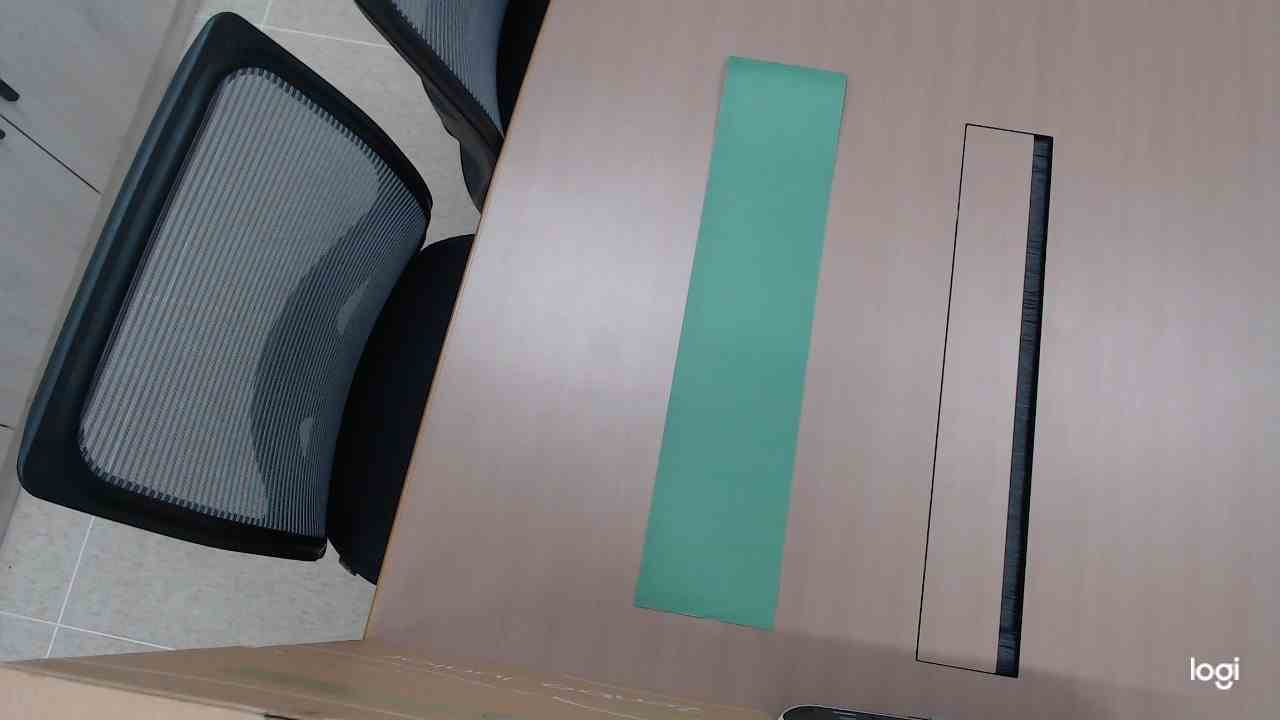
#> input picture Vision/camera_data/1_monitoring_3.jpg, 1280 x 720 px, given in place of the camera
$ python tracking.py
#> lines starting #> are read from the running program, lines starting #| are printed output that depends on the picture
### Vision/camera.py
#
# https://www.pyimagesearch.com/2015/12/21/increasing-webcam-fps-with-python-and-opencv/
# https://docs.opencv.org/trunk/d9/d61/tutorial_py_morphological_ops.html
import cv2
import sys
import numpy as np
import re
from threading import Thread
import os
base_dir = os.path.abspath(os.path.dirname(__file__))
import coordinates
import perspective_transform
parentdir = os.path.dirname(base_dir)
sys.path.append(parentdir)
from constants import dict_hsv   # Inside parent folder
from constants import dict_role_hsv


class myCamera():
    """ Takes cares of images from camera

    Attributes:
        cam (cv2.VideoCapture):
        folder (str): absolute path of log folder
        dict_role_hsv (dict): mapping hsv space for each role(wall, robot, ...)
        cam_mtx (cv2.Mat): camera intrinsic parameters
        dist (cv2.Mat): vector of distortion coefficients
        rvecs (cv2.Mat): vector of rotation vectors
        tvecs (cv2.Mat): vector of translation vectors
        newcam_mtx (cv2.Mat): optimal new camera matrix based on the free scaling parameter
        M (cv2.Mat): perspective transformation matrix
        warped_w (int): maximum distance between bottom-right and bottom-left  of raw ROI
        warped_h (int): maximum distance between the top-right and bottom-right of raw ROI
        grabbed (cv2.Mat): next available frame
        frame (cv2.Mat): current frame
        stopped (bool): indicating whether the threaded frame reading should be stopped or not

    """

    def __init__(self, id=0):
#> called with id = 0
        self.cam = cv2.VideoCapture(id)
        self.folder = os.path.join(base_dir, 'camera_data')

        if self.cam is None or not self.cam.isOpened():
            print('Warning: unable to open video source: ', id)
            sys.exit(1)
        # Disable autofocus
        self.cam.set(cv2.CAP_PROP_AUTOFOCUS, False)

        self.dict_role_hsv = dict_role_hsv

        self.cam_mtx = np.zeros(1)
        self.dist = np.zeros(1)
        self.newcam_mtx = np.zeros(1)
        self.M = np.zeros(1)
        self.warped_w = 0
        self.warped_h = 0
        if os.path.isfile(self.folder + '/cam_mtx.npy'):
            self.cam_mtx = np.load(self.folder + '/cam_mtx.npy')
#> (reads Vision/camera_data/cam_mtx.npy from the repository)
        if os.path.isfile(self.folder + '/dist.npy'):
            self.dist = np.load(self.folder + '/dist.npy')
#> (reads Vision/camera_data/dist.npy from the repository)
        if os.path.isfile(self.folder + '/newcam_mtx.npy'):
            self.newcam_mtx = np.load(self.folder + '/newcam_mtx.npy')
#> (reads Vision/camera_data/newcam_mtx.npy from the repository)
        if os.path.isfile(self.folder + '/M.npz'):
            npzfile = np.load(self.folder + '/M.npz')
#> (reads Vision/camera_data/M.npz from the repository)
            self.M = npzfile['name1']
            self.warped_w = np.asscalar(npzfile['name2'])
            self.warped_h = np.asscalar(npzfile['name3'])

        ###
        (self.grabbed, self.frame) = self.cam.read()
#> self.frame is the input picture: shape (720, 1280, 3); mean B, G, R 125.4, 124.6, 124.1

        # initialize the variable used to indicate if the thread should
        # be stopped
        self.stopped = False

    # [14 lines left out: functions start, update, not called in this run]

    def read(self):
        # return the frame most recently read
        return self.frame

    def stop(self):
        # indicate that the thread should be stopped
        self.stopped = True

    # [140 lines left out: functions camera_view, load_img, calibration, not called in this run]

    def undistort(self, img1, viz=False):
#> called with viz = False
        undst = cv2.undistort(img1, self.cam_mtx, self.dist, None, self.newcam_mtx)
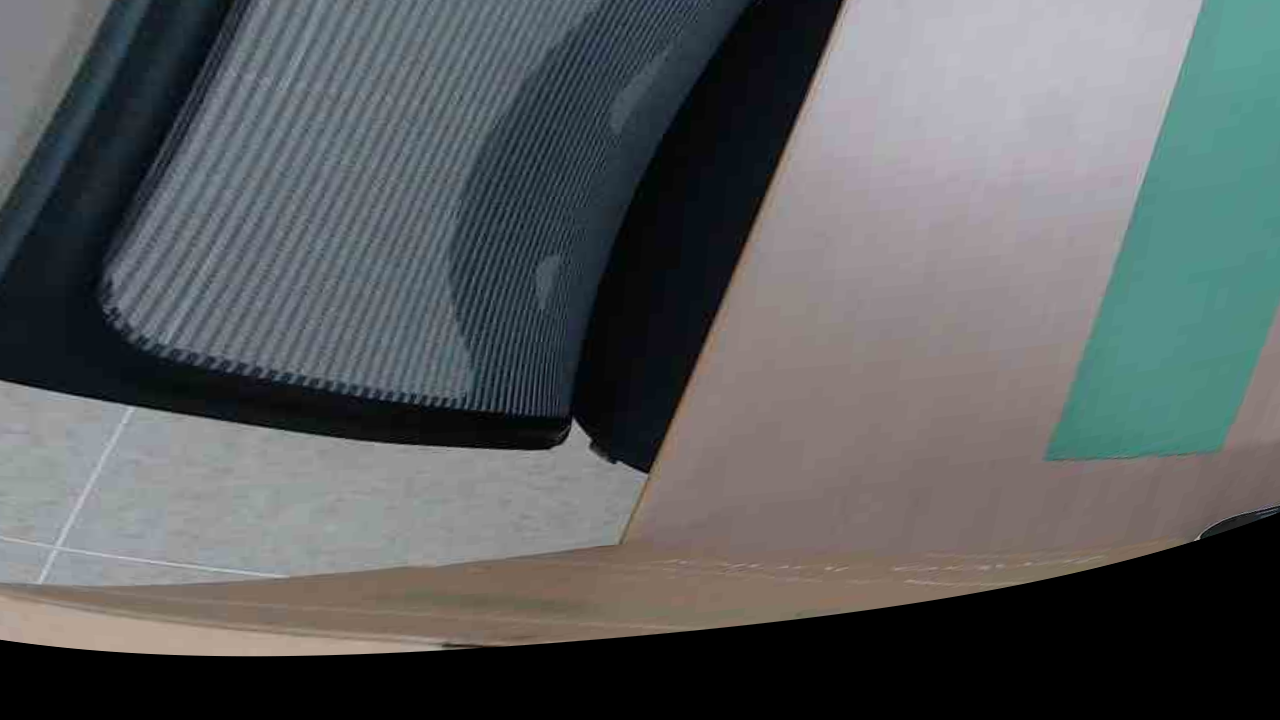
#> undst: shape (720, 1280, 3); mean B, G, R 94.5, 93.4, 89.7

        if viz:
            cv2.imshow('raw', img1)
            cv2.imshow('undst', undst)
            k = cv2.waitKey(0)
            # Exiting the window if 'q'/ESC is pressed on the keyboard.
            if (k%256 == 27) or (k%256 == 81) or (k%256 == 113):
                cv2.destroyAllWindows()

        return undst

    # [80 lines left out: functions color_filter, auto_canny, get_perspective, not called in this run]

    def bird_view(self, img):
        warped = cv2.warpPerspective(img, self.M, (self.warped_w, self.warped_h))
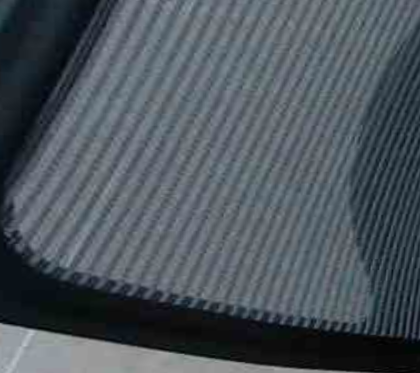
#> warped: shape (373, 420, 3); mean B, G, R 92.3, 84.9, 76.7

        return warped


# [2 lines that do not run on import are left out]

    # [23 lines of commented-out code are left out]

### Vision/tracking.py
import cv2
import sys
import numpy as np
import re
import os
import imutils
base_dir = os.path.abspath(os.path.dirname(__file__))
import camera

def test():
    cam = camera.myCamera(id=0)

    # # cam.camera_view()
    ret, frame = cam.cam.read()
    frame = cam.undistort(frame)

    # [24 lines of commented-out code are left out]

    warped = cam.bird_view(frame)
    ##########################################

    # extract the OpenCV version info
    (major, minor) = cv2.__version__.split(".")[:2]
    str_tracker = "csrt"
    # if we are using OpenCV 3.2 OR BEFORE, we can use a special factory
    # function to create our object tracker
    if int(major) == 3 and int(minor) < 3:
        tracker = cv2.Tracker_create(str_tracker.upper())

    # otherwise, for OpenCV 3.3 OR NEWER, we need to explicity call the
    # approrpiate object tracker constructor:
    else:
        # initialize a dictionary that maps strings to their corresponding
        # OpenCV object tracker implementations
        OPENCV_OBJECT_TRACKERS = {
            "csrt": cv2.TrackerCSRT_create,
            "kcf": cv2.TrackerKCF_create,
#> (the run stopped early here; a loop or call above may not have finished)
